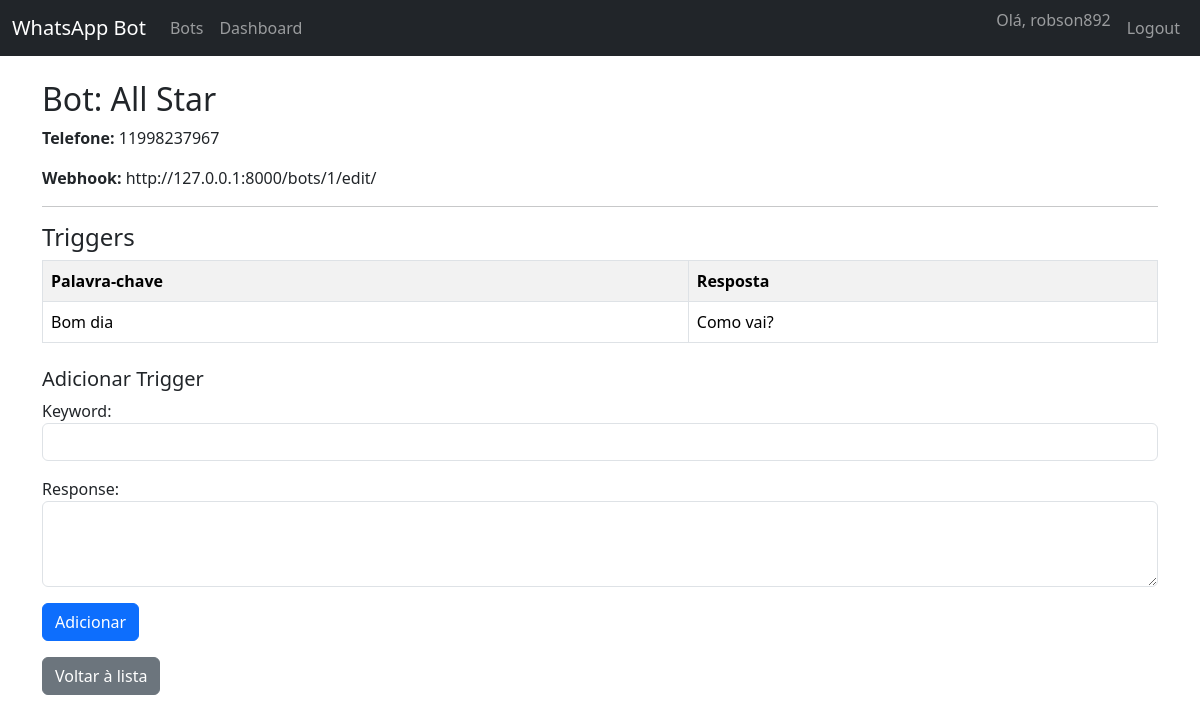
The page /bots/1/ (signed in) on the database its author committed.
### whatsapp/models.py (models this page shows, shortened)
class User(AbstractUser):
    pass

class WhatsAppBot(models.Model):
    owner = models.ForeignKey(settings.AUTH_USER_MODEL, on_delete=models.CASCADE, null=True, blank=True)
    name = models.CharField(max_length=100, unique=True)
    phone_number = models.CharField(max_length=20)
    token = models.CharField(max_length=255)
    webhook_url = models.URLField(blank=True, null=True)
    created_at = models.DateTimeField(auto_now_add=True)

class Trigger(models.Model):
    bot = models.ForeignKey(WhatsAppBot, on_delete=models.CASCADE)
    keyword = models.CharField(max_length=50)
    response = models.TextField()

### whatsapp/views.py (the view)
# urls.py: path('bots/<int:pk>/', views.bot_detail, name='bot_detail'),
@login_required
def bot_detail(request, pk):
    bot = get_object_or_404(WhatsAppBot, pk=pk, owner=request.user)  # garante que o bot pertence ao user
    triggers = Trigger.objects.filter(bot=bot)
    if request.method == 'POST':
        form = TriggerForm(request.POST)
        if form.is_valid():
            new_trigger = form.save(commit=False)
            new_trigger.bot = bot
            new_trigger.save()
            return redirect('bot_detail', pk=bot.pk)
    else:
        form = TriggerForm()
    return render(request, 'whatsapp/bot_detail.html', {
        'bot': bot,
        'triggers': triggers,
        'form': form,
    })

### whatsapp/forms.py
class TriggerForm(forms.ModelForm):
    class Meta:
        model = Trigger
        fields = ['keyword', 'response']
        widgets = {
            'keyword': forms.TextInput(attrs={'class': 'form-control'}),
            'response': forms.Textarea(attrs={'class': 'form-control', 'rows': 3}),
        }

### whatsapp/templates/whatsapp/bot_detail.html (shortened to what this page needs)
{% extends 'whatsapp/base.html' %}
{% block content %}
<h2>Bot: {{ bot.name }}</h2>
<p><strong>Telefone:</strong> {{ bot.phone_number }}</p>
<p><strong>Webhook:</strong> {{ bot.webhook_url }}</p>
<hr>
<h4>Triggers</h4>
<table class="table table-bordered table-striped">
  <tr>
    <th>Palavra-chave</th>
    <th>Resposta</th>
  </tr>
  {% for trigger in triggers %}
  <tr>
    <td>{{ trigger.keyword }}</td>
    <td>{{ trigger.response }}</td>
  </tr>
  {% empty %}
  <tr>
    <td colspan="2">Nenhum trigger cadastrado.</td>
  </tr>
  {% endfor %}
</table>
<h5 class="mt-4">Adicionar Trigger</h5>
<form method="post" class="mt-2">
  {{ form.as_p }}
  <button type="submit" class="btn btn-primary">Adicionar</button>
</form>
<a href="{% url 'bot_list' %}" class="btn btn-secondary mt-3">Voltar à lista</a>
{% endblock %}

### whatsapp/templates/whatsapp/base.html (shortened to what this page needs)
<!DOCTYPE html>
<html lang="pt-br">
<head>
  <link href="https://cdn.jsdelivr.net/npm/bootstrap@5.3.1/dist/css/bootstrap.min.css" rel="stylesheet">
</head>
<body>
<nav class="navbar navbar-expand-lg navbar-dark bg-dark mb-4">
  <div class="container-fluid">
    <a class="navbar-brand" href="{% url 'dashboard' %}">WhatsApp Bot</a>
    <div class="collapse navbar-collapse" id="navbarNav">
      <ul class="navbar-nav me-auto">
        <li class="nav-item"><a class="nav-link" href="{% url 'bot_list' %}">Bots</a></li>
        <li class="nav-item"><a class="nav-link" href="{% url 'dashboard' %}">Dashboard</a></li>
      </ul>
      <ul class="navbar-nav ms-auto">
        {% if user.is_authenticated %}
    <li class="nav-item">
        <span class="navbar-text me-2">
            Olá, {{ user.get_full_name|default:user.username }}
        </span>
    </li>
    <li class="nav-item">
        <form method="post" action="{% url 'logout' %}">
            <button type="submit" class="btn btn-link nav-link">Logout</button>
        </form>
    </li>
{% else %}
    <li class="nav-item"><a class="nav-link" href="{% url 'login' %}">Login</a></li>
    <li class="nav-item"><a class="nav-link" href="{% url 'signup' %}">Cadastro</a></li>
{% endif %}
      </ul>
    </div>
  </div>
</nav>
<div class="container">
  {% block content %}{% endblock %}
</div>
</body>
</html>

### rows shown on the page
User: get_full_name "robson892"
WhatsAppBot: name "All Star", phone_number "11998237967", webhook_url "http://127.0.0.1:8000/bots/1/edit/"
Trigger: keyword "Bom dia", response "Como vai?"
